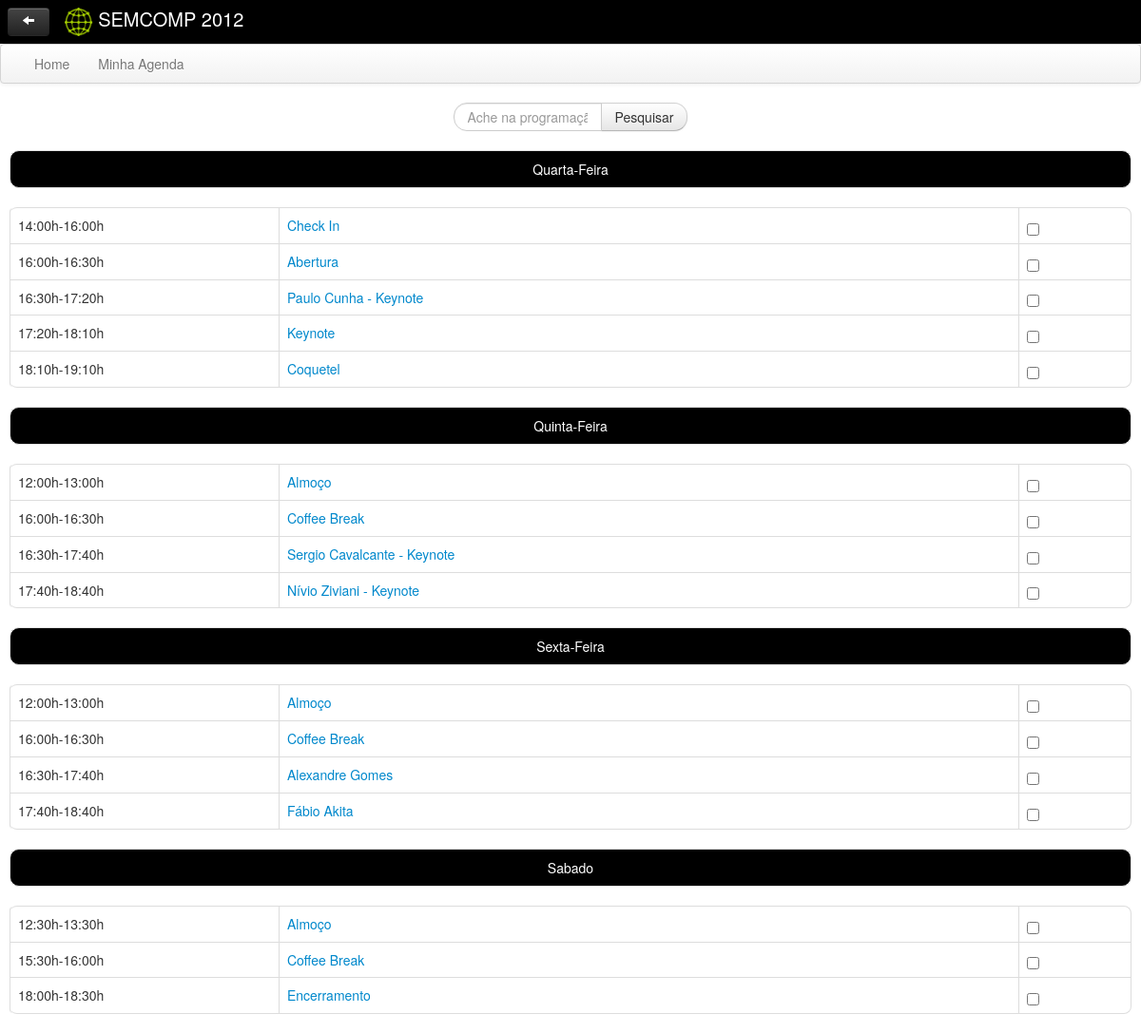
The app's page /show_eventos.php?action=categoria&idcategoria=2 with its own data.
### tables this page shows
CREATE TABLE `sala_atividades` (
  `atividades_idatividades` int(11) NOT NULL,
  `atividades_categoria_idcategoria` int(11) NOT NULL,
  `sala_idsala` int(11) NOT NULL,
  `hora_inicio` time NOT NULL,
  `hora_fim` time NOT NULL,
  `data` date NOT NULL,
  PRIMARY KEY (`atividades_idatividades`,`atividades_categoria_idcategoria`,`sala_idsala`,`hora_inicio`,`hora_fim`,`data`),
  KEY `fk_atividades_has_sala_sala1` (`sala_idsala`),
  KEY `fk_atividades_has_sala_atividades1` (`atividades_idatividades`,`atividades_categoria_idcategoria`),
  CONSTRAINT `fk_atividades_has_sala_atividades1` FOREIGN KEY (`atividades_idatividades`, `atividades_categoria_idcategoria`) REFERENCES `atividades` (`idatividades`, `categoria_idcategoria`) ON DELETE NO ACTION ON UPDATE NO ACTION,
  CONSTRAINT `fk_atividades_has_sala_sala1` FOREIGN KEY (`sala_idsala`) REFERENCES `sala` (`idsala`) ON DELETE NO ACTION ON UPDATE NO ACTION
);

CREATE TABLE `atividades` (
  `idatividades` int(11) NOT NULL AUTO_INCREMENT,
  `titulo` varchar(300) NOT NULL,
  `descricao` varchar(500) NOT NULL,
  `categoria_idcategoria` int(11) NOT NULL,
  `imagem` varchar(200) NOT NULL,
  PRIMARY KEY (`idatividades`,`categoria_idcategoria`),
  KEY `fk_atividades_categoria` (`categoria_idcategoria`),
  CONSTRAINT `fk_atividades_categoria` FOREIGN KEY (`categoria_idcategoria`) REFERENCES `categoria` (`idcategoria`) ON DELETE NO ACTION ON UPDATE NO ACTION
);

### modelo/bd/SalaAtividadesBD.php (called while the page is built, shortened)
<?php
include_once("conexao.php");
include_once 'modelo/negocio/SalaAtividades.php';
class SalaAtividadesBD{
	public function getAllFromDateCategoria($date,$idcategoria){
		$mysql = new conexao;
		$sql = $mysql->sql_query("select * from sala_atividades inner join atividades on atividades_idatividades = atividades.idatividades inner join categoria on atividades.categoria_idcategoria = categoria.idcategoria where categoria.idcategoria = $idcategoria and data = '$date' order by hora_inicio;");
		$array = array();
		$i = 0;
		while($salaatividade = mysql_fetch_array($sql)){
			$sala_atividade = new SalaAtividades();
			$sala_atividade->setData($salaatividade['data']);
			$sala_atividade->setHoraInicio($salaatividade['hora_inicio']);
			$sala_atividade->setHoraFim($salaatividade['hora_fim']);
			$sala_atividade->setSalaId($salaatividade['sala_idsala']);
			$sala_atividade->setAtividadesId($salaatividade['atividades_idatividades']);
			$sala_atividade->setCategoriaId($salaatividade['atividades_categoria_idcategoria']);
			$array[$i]= $sala_atividade;
			$i = $i + 1;
		}
		return $array;
	}
}
?>

### modelo/bd/conexao.php (called while the page is built, shortened)
<?php
class conexao {
    var $host = "localhost";
    var $user = "gerclientes";
    var $senha = "bNCIOrkDRF";
    var $link;
    function conecta(){
        $this->link = @mysql_connect($this->host,$this->user,$this->senha);
    }
    function sql_query($query){
        $this->query = $query;
        if($this->resultado = mysql_query($this->query)){
            return $this->resultado;
        }else{
            print "Ocorreu um erro ao executar a Query MySQL: <b>$query</b>";
      print "<br><br>";
      print "Erro no MySQL: <b>".mysql_error()."</b>";
      die();
            $this->desconecta();
        }
    }
    function desconecta(){
        return mysql_close($this->link);
    }
}
?>

### modelo/negocio/SalaAtividades.php (called while the page is built, shortened)
<?php
class SalaAtividades{
	private $data;
	private $hora_inicio;
	private $hora_fim;
	private $sala_idsala;
	private $atividades_idatividades;
	public function getData(){
		return $this->data;
	}
	public function setData($data){
		 $this->data = $data;
	}
	public function getHoraInicio(){
		return $this->hora_inicio;
	}
	public function setHoraInicio($hora_inicio){
		$this->hora_inicio = $hora_inicio;
	}
	public function getHoraFim(){
		return $this->hora_fim;
	}
	public function setHoraFim($hora_fim){
		$this->hora_fim = $hora_fim;
	}
	public function getSalaId(){
		return $this->sala_idsala;
	}
	public function setSalaId($sala_idsala){
		$this->sala_idsala = $sala_idsala;
	}
	public function getAtividaesId(){
		return $this->atividades_idatividades;
	}
	public function setAtividadesId($atividades_idatividades){
		$this->atividades_idatividades = $atividades_idatividades;
	}
}
?>

### modelo/bd/AtividadesBD.php (called while the page is built, shortened)
<?php
include_once("conexao.php");
include_once 'modelo/negocio/Atividades.php';
class AtividadesBD{
	public function getOne($id){
		$mysql = new conexao;
		$sql = $mysql->sql_query("select * from atividades where idatividades = $id");
		$atividades = new Atividades();
		while($ativi = mysql_fetch_array($sql)){
			$atividades->setDescricao($ativi['descricao']);
			$atividades->setIdAtividades($ativi['idatividades']);
			$atividades->setTitulo($ativi['titulo']);
			$atividades->setCategoria_IdCategoria($ativi['categoria_idcategoria']);
			$atividades->setImagem($ativi['imagem']);
		}
		return $atividades;
	}
}
?>

### modelo/negocio/Atividades.php (called while the page is built, shortened)
<?php
class Atividades{
	private $titulo;
	public function getTitulo(){
		return $this->titulo;
	}
	public function setTitulo($titulo){
		$this->titulo = $titulo;
	}
}
?>

### show_eventos.php (the view, shortened to what this page needs)
<?php
include_once 'modelo/bd/SalaAtividadesBD.php';
include_once 'modelo/bd/AtividadesBD.php';
include_once 'modelo/negocio/Atividades.php';
include_once 'modelo/negocio/SalaAtividades.php';
$lista_quarta=array();
$lista_quinta=array();
$lista_sexta=array();
$lista_sabado=array();
$action=$_GET['action'];
if(empty($_GET['dia'])){
	$dia = "0";
}else{
	$dia = $_GET['dia'];
}
$lista_my_activities="";
$atividades=split("_", $lista_my_activities);
if($action=="m_agenda"){
	$isMyAgenda=true;
	if($lista_my_activities!=null){
		if(!empty($atividades)){
			$sala_atividade = new SalaAtividadesBD();
			$lista_quarta = $sala_atividade->getMyList($atividades,'2012-10-03');
			$lista_quinta = $sala_atividade->getMyList($atividades,'2012-10-04');
			$lista_sexta = $sala_atividade->getMyList($atividades,'2012-10-05');
			$lista_sabado = $sala_atividade->getMyList($atividades,'2012-10-06');
		}
	}
}else if($action=="categoria"){
	$idcategoria = $_GET['idcategoria'];
	$sala_atividade = new SalaAtividadesBD();
	$lista_quarta = $sala_atividade->getAllFromDateCategoria('2012-10-03', $idcategoria);
	$lista_quinta = $sala_atividade->getAllFromDateCategoria('2012-10-04', $idcategoria);
	$lista_sexta = $sala_atividade->getAllFromDateCategoria('2012-10-05', $idcategoria);
	$lista_sabado = $sala_atividade->getAllFromDateCategoria('2012-10-06', $idcategoria);
}else if($action=="search"){
	$search=$_POST['s_value'];
	$m_bd=new SalaAtividadesBD();
	$lista_quarta = $m_bd->searchByDate($search, "2012-10-03");
	$lista_quinta = $m_bd->searchByDate($search, "2012-10-04");
	$lista_sexta = $m_bd->searchByDate($search, "2012-10-05");
	$lista_sabado = $m_bd->searchByDate($search, "2012-10-06");
}else if($action=="dia"){
	$dia=$_GET['dia'];
	$sala_atividade = new SalaAtividadesBD();
	if($dia == "1")
	  $lista_quarta = $sala_atividade->getAllFromDate('2012-10-03');
	else if($dia == "2")
	       $lista_quinta = $sala_atividade->getAllFromDate('2012-10-04');
	     else if($dia == "3")
	            $lista_sexta = $sala_atividade->getAllFromDate('2012-10-05');
	          else if($dia == "4")
	                 $lista_sabado = $sala_atividade->getAllFromDate('2012-10-06');
}
?>
<!DOCTYPE html>
<html>
<head>
<link href="css/bootstrap-responsive.css" rel="stylesheet">
<link href="css/bootstrap.css" rel="stylesheet">
</head>
<body>
	<?php
	include_once 'header.php'; ?>
    <?php
    if(($action != "dia") || ($dia == "1")){
    ?>
	<div class="well well-small marge_15" align="center"
		style="color: white;">Quarta-Feira</div>
	<div
		style="margin-bottom: 20px; padding-right: 10px; padding-left: 10px;">
		<table class="table table-bordered">
			<?php
			if(empty($lista_quarta)){
				?>
			<tr>
				<td style="text-align: center;" width="100%">Sem palestras ou mini-cursos</td>
			</tr>
			<?php
			}else{
				foreach($lista_quarta as $atividade){
					$bd_atividades=new AtividadesBD();
					$m_atividade=$bd_atividades->getOne($atividade->getAtividaesId());
					$idsala = $atividade->getSalaId();
					$idatividade = $atividade->getAtividaesId();
					$dataa = $atividade->getData();
					$hora_inicio = $atividade->getHoraInicio();
					$hora_fim = $atividade->getHoraFim();
					?>
			<tr>
				<td width="24%"><?php $data=substr($atividade->getHoraInicio(),0,5)."h-".substr($atividade->getHoraFim(),0,5)."h"; echo $data;  ?>
				</td>
				<td width="66%"><a
					href="desc_atividade.php?idsala=<?php echo $idsala?>&idatividade=<?php echo $idatividade?>&data=<?php echo $dataa?>&hora_inicio=<?php echo $hora_inicio?>&hora_fim=<?php echo $hora_fim?>"><?php echo $m_atividade->getTitulo();  ?>
				</a></td>
				<td width="10%"><input type="checkbox" id="inlineCheckbox1"
					value="option1"
					<?php if(in_array($atividade->getAtividaesId(), $atividades)){?>checked="checked"<?php }?>
					onclick="checkClicked(this.checked,<?php echo $atividade->getAtividaesId();?>)">
				</td>
			</tr>
			<?php }
			} ?>
		</table>
	</div>
	<?php }?>
	 <?php
    if(($action != "dia") || ($dia == "2")){
    ?>
	<div class="well well-small marge_15" align="center"
		style="color: white;">Quinta-Feira</div>
	<div
		style="margin-bottom: 20px; padding-right: 10px; padding-left: 10px;">
		<table class="table table-bordered">
			<?php
			if(empty($lista_quinta)){
				?>
			<tr>
				<td style="text-align: center;" width="100%">Sem palestras ou mini-cursos</td>
			</tr>
			<?php
			}else{
				foreach($lista_quinta as $atividade){
					$bd_atividades=new AtividadesBD();
					$m_atividade=$bd_atividades->getOne($atividade->getAtividaesId());
					$idsala = $atividade->getSalaId();
					$idatividade = $atividade->getAtividaesId();
					$dataa = $atividade->getData();
					$hora_inicio = $atividade->getHoraInicio();
					$hora_fim = $atividade->getHoraFim();
					?>
			<tr>
				<td width="24%"><?php $data=substr($atividade->getHoraInicio(),0,5)."h-".substr($atividade->getHoraFim(),0,5)."h"; echo $data;  ?>
				</td>
				<td width="66%"><a
					href="desc_atividade.php?idsala=<?php echo $idsala?>&idatividade=<?php echo $idatividade?>&data=<?php echo $dataa?>&hora_inicio=<?php echo $hora_inicio?>&hora_fim=<?php echo $hora_fim?>"><?php echo $m_atividade->getTitulo();  ?>
				</a></td>
				<td width="10%"><input type="checkbox" id="inlineCheckbox1"
					value="option1"
					<?php if(in_array($atividade->getAtividaesId(), $atividades)){?>checked="checked"<?php }?>
					onclick="checkClicked(this.checked,<?php echo $atividade->getAtividaesId()?>)">
				</td>
			</tr>
			<?php }
			} ?>
		</table>
	</div>
	<?php }?>
	 <?php
    if(($action != "dia") || ($dia == "3")){
    ?>
	<div class="well well-small marge_15" align="center"
		style="color: white;">Sexta-Feira</div>
	<div
		style="margin-bottom: 20px; padding-right: 10px; padding-left: 10px;">
		<table class="table table-bordered">
			<?php
			if(empty($lista_sexta)){
				?>
			<tr>
				<td style="text-align: center;" width="100%">Sem palestras ou mini-cursos</td>
			</tr>
			<?php
			}else{
				foreach($lista_sexta as $atividade){
					$bd_atividades=new AtividadesBD();
					$m_atividade=$bd_atividades->getOne($atividade->getAtividaesId());
					$idsala = $atividade->getSalaId();
					$idatividade = $atividade->getAtividaesId();
					$dataa = $atividade->getData();
					$hora_inicio = $atividade->getHoraInicio();
					$hora_fim = $atividade->getHoraFim();
					?>
			<tr>
				<td width="24%"><?php $data=substr($atividade->getHoraInicio(),0,5)."h-".substr($atividade->getHoraFim(),0,5)."h"; echo $data;  ?>
				</td>
				<td width="66%"><a
					href="desc_atividade.php?idsala=<?php echo $idsala?>&idatividade=<?php echo $idatividade?>&data=<?php echo $dataa?>&hora_inicio=<?php echo $hora_inicio?>&hora_fim=<?php echo $hora_fim?>"><?php echo $m_atividade->getTitulo();  ?>
				</a></td>
				<td width="10%"><input type="checkbox" id="inlineCheckbox1"
					value="option1"
					<?php if(in_array($atividade->getAtividaesId(), $atividades)){?>checked="checked"<?php }?>
					onclick="checkClicked(this.checked,<?php echo $atividade->getAtividaesId()?>)">
				</td>
			</tr>
			<?php }
			} ?>
		</table>
	</div>
	<?php }?>
	 <?php
    if(($action != "dia") || ($dia == "4")){
    ?>
	<div class="well well-small marge_15" align="center"
		style="color: white;">Sabado</div>
	<div
		style="margin-bottom: 20px; padding-right: 10px; padding-left: 10px;">
		<table class="table table-bordered">
			<?php
			if(empty($lista_sabado)){
				?>
			<tr>
				<td style="text-align: center;" width="100%">Sem palestras ou mini-cursos</td>
			</tr>
			<?php
			}else{
				foreach($lista_sabado as $atividade){
					$bd_atividades=new AtividadesBD();
					$m_atividade=$bd_atividades->getOne($atividade->getAtividaesId());
					$idsala = $atividade->getSalaId();
					$idatividade = $atividade->getAtividaesId();
					$dataa = $atividade->getData();
					$hora_inicio = $atividade->getHoraInicio();
					$hora_fim = $atividade->getHoraFim();
					?>
			<tr>
				<td width="24%"><?php $data=substr($atividade->getHoraInicio(),0,5)."h-".substr($atividade->getHoraFim(),0,5)."h"; echo $data;  ?>
				</td>
				<td width="66%"><a
					href="desc_atividade.php?idsala=<?php echo $idsala?>&idatividade=<?php echo $idatividade?>&data=<?php echo $dataa?>&hora_inicio=<?php echo $hora_inicio?>&hora_fim=<?php echo $hora_fim?>"><?php echo $m_atividade->getTitulo();  ?>
				</a></td>
				<td width="10%"><input type="checkbox" id="inlineCheckbox1"
					value="option1"
					<?php if(in_array($atividade->getAtividaesId(), $atividades)){?>checked="checked"<?php }?>
					onclick="checkClicked(this.checked,<?php echo $atividade->getAtividaesId()?>)">
				</td>
			</tr>
			<?php }
			} ?>
		</table>
	</div>
	<?php }?>
</body>
</html>

### records on screen
sala_atividades: data "14:00h-16:00h", atividades.titulo "Check In"
sala_atividades: data "16:00h-16:30h", atividades.titulo "Abertura"
sala_atividades: data "16:30h-17:20h", atividades.titulo "Paulo Cunha - Keynote"
sala_atividades: data "17:20h-18:10h", atividades.titulo "Keynote"
sala_atividades: data "18:10h-19:10h", atividades.titulo "Coquetel"
sala_atividades: data "12:00h-13:00h", atividades.titulo "Almoço"
sala_atividades: data "16:00h-16:30h", atividades.titulo "Coffee Break"
sala_atividades: data "16:30h-17:40h", atividades.titulo "Sergio Cavalcante - Keynote"
sala_atividades: data "17:40h-18:40h", atividades.titulo "Nívio Ziviani - Keynote"
sala_atividades: data "12:00h-13:00h", atividades.titulo "Almoço"
sala_atividades: data "16:00h-16:30h", atividades.titulo "Coffee Break"
sala_atividades: data "16:30h-17:40h", atividades.titulo "Alexandre Gomes"
sala_atividades: data "17:40h-18:40h", atividades.titulo "Fábio Akita"
sala_atividades: data "12:30h-13:30h", atividades.titulo "Almoço"
sala_atividades: data "15:30h-16:00h", atividades.titulo "Coffee Break"
sala_atividades: data "18:00h-18:30h", atividades.titulo "Encerramento"
